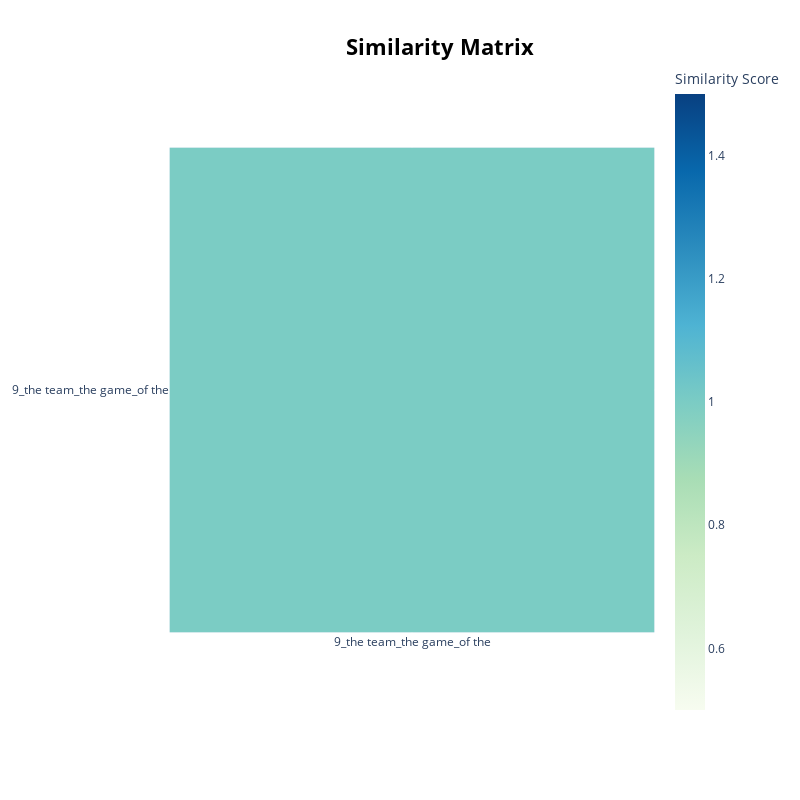

Notebook source saved alongside this figure:
### Markdown cell above
## Similarity Check

### Code cell
topic_model.visualize_heatmap(topics=[9], top_n_topics=5)

### Figure 1 — Plotly figure (JSON) as saved in the notebook; plotly's stock layout.template omitted (floating-point values rounded to 4 significant figures)
{"data": [{"coloraxis": "coloraxis", "hovertemplate": "x: %{x}<br>y: %{y}<br>Similarity Score: %{z}<extra></extra>", "name": "0", "type": "heatmap", "x": ["9_the team_the game_of the"], "xaxis": "x", "y": ["9_the team_the game_of the"], "yaxis": "y", "z": [[1.0]]}], "layout": {"coloraxis": {"colorbar": {"title": {"text": "Similarity Score"}}, "colorscale": [[0, "rgb(247,252,240)"], [0.125, "rgb(224,243,219)"], [0.25, "rgb(204,235,197)"], [0.375, "rgb(168,221,181)"], [0.5, "rgb(123,204,196)"], [0.625, "rgb(78,179,211)"], [0.75, "rgb(43,140,190)"], [0.875, "rgb(8,104,172)"], [1, "rgb(8,64,129)"]]}, "height": 800, "hoverlabel": {"bgcolor": "white", "font": {"family": "Rockwell", "size": 16}}, "legend": {"title": {"text": "Trend"}}, "margin": {"t": 60}, "showlegend": true, "title": {"font": {"color": "Black", "size": 22}, "text": "<b>Similarity Matrix", "x": 0.55, "xanchor": "center", "y": 0.95, "yanchor": "top"}, "width": 800, "xaxis": {"anchor": "y", "constrain": "domain", "domain": [0, 1], "scaleanchor": "y"}, "yaxis": {"anchor": "x", "autorange": "reversed", "constrain": "domain", "domain": [0, 1]}}}
